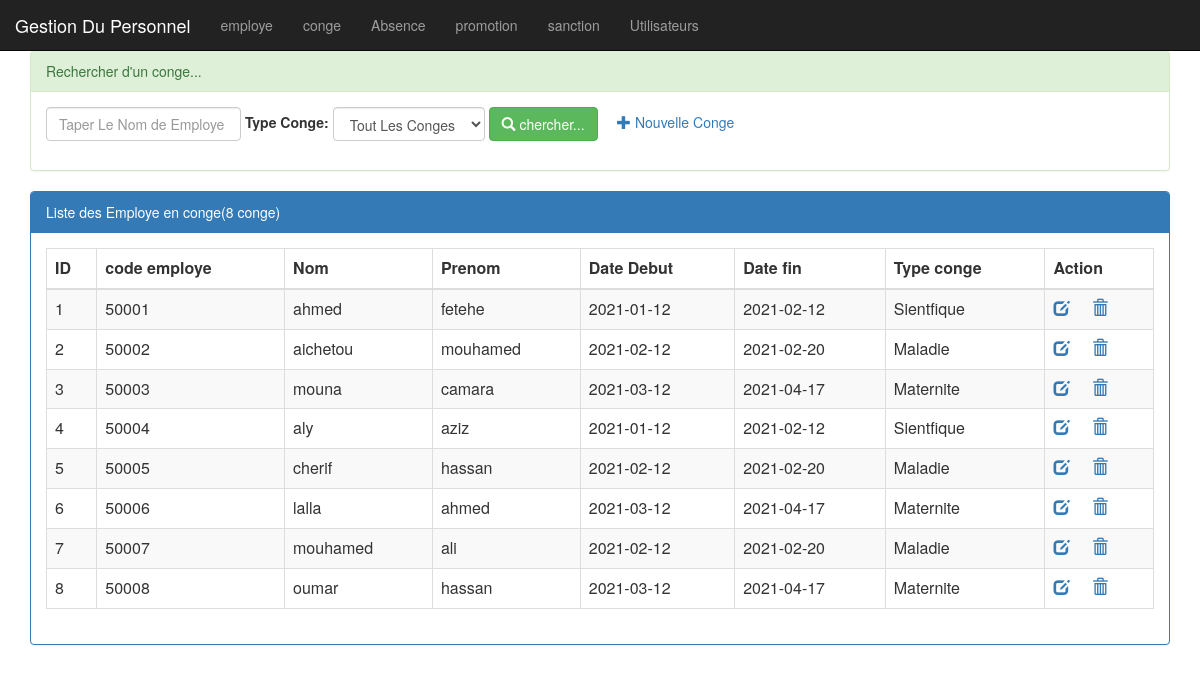
Page /pages/conge.php on the committed database.
### tables this page shows
CREATE TABLE IF NOT EXISTS `conge`(
  `id_conge` int(11) NOT NULL AUTO_INCREMENT PRIMARY KEY,
  `code_g` varchar(50) NOT NULL ,
  `nom_g` varchar(50) NOT NULL,
  `prenom_g` varchar(50) NOT NULL,
  `date_debut` date NOT NULL,
  `date_fin` date NOT NULL,
  `type_conge` varchar(50) NOT NULL
);

### pages/conge.php (the view, shortened to what this page needs)
<?php
    require_once("connexiondb.php");
    $nomC=isset($_GET['nomC'])?$_GET['nomC']:"";
    $type_conge=isset($_GET['type_conge'])?$_GET['type_conge']:"all";
    if($type_conge=="all"){
          $requete="select * from conge
                   where nom_g like '%$nomC%'";
          $requeteCount="select count(*) countC from conge
                   where nom_g like '%$nomC%'";
    }
    $resultatC=$pdo->query($requete);
    $resultatCount=$pdo->query($requeteCount);
    $tabCount=$resultatCount->fetch();
    $nb_C=$tabCount['countC'];
?>
<HTML>
    <head>
        <link rel="stylesheet" type="text/css" href="../css/bootstrap.min.css">
        <link rel="stylesheet" type="text/css" href="../css/monstyle.css">
    </head>
    <body>
        <?php include("menu.php"); ?>
        <div class="container">
            <div class="panel panel-success margetop">
                <div class="panel-heading">Rechercher d'un conge...</div>
                <div class="panel-body">
                    <form method="get" action="conge.php" class="form-inline">
                        <div class="form-group">
                           <input type="text" name="nomC"
                                  placeholder="Taper Le Nom de Employe"
                                  class="form-control"
                                  value="<?php echo $nomC ?>"/>
                        </div>
                           <label for="type_conge">Type Conge:</label>
                            <select name="type_conge" class="form-control" id="type_conge"
                                   onchange="this.form.submit()">
                                <option value="all"<?php if($type_conge=="all") echo "selected" ?>>Tout Les Conges</option>
                            </select>
                        <button type="submit" class="btn btn-success">
                            <span class="glyphicon glyphicon-search"></span>
                            chercher...
                        </button>
                        <a href="nouvelleconge.php">
                            <span class="glyphicon glyphicon-plus"></span>
                            Nouvelle Conge</a>
                   </form>
               </div>
           </div>
           <div class="panel panel-primary">
                <div class="panel-heading">Liste des Employe en conge(<?php echo $nb_C ?> conge)</div>
                <div class="panel-body">
                    <table class="table table-striped table-bordered">
                       <thead>
                         <tr>
                             <th>ID</th><th>code employe</th><th>Nom</th><th>Prenom</th><th>Date Debut</th><th>Date fin</th><th>Type conge</th><th>Action</th>
                         </tr>
                       </thead>
                       <tbody>
                          <?php while($conge=$resultatC->fetch()){ ?>
                            <tr>
                                 <td><?php echo $conge['id_conge'] ?> </td>
                                 <td><?php echo $conge['code_g'] ?> </td>
                                 <td><?php echo $conge['nom_g'] ?> </td>
                                 <td><?php echo $conge['prenom_g'] ?> </td>
                                 <td><?php echo $conge['date_debut'] ?> </td>
                                 <td><?php echo $conge['date_fin'] ?> </td>
                                 <td><?php echo $conge['type_conge'] ?> </td>
                                    <td>
								    <a href="editerconge.php?id_conge=<?php echo $conge['id_conge'] ?> ">
                                           <span class="glyphicon glyphicon-edit"></span>
                                       </a>
                                       <a onclick="return confirm('Etes vous sur de vouloir supprimer les conge')"
                                           href="supprimerconge.php?id_conge=<?php echo $conge['id_conge'] ?> ">
                                           <span class="glyphicon glyphicon-trash"></span>
                                       </a>
                                    </td>
                            </tr>
                          <?php } ?>
                        </tbody>
                    </table>
                </div>
            </div>
        </div>
    </body>
</HTML>

### css/monstyle.css (style rules this page uses)
.margetop { margin-top: 50px; }

### rows in the picture
conge: id_conge "1", code_g "50001", nom_g "ahmed", prenom_g "fetehe", date_debut "2021-01-12", date_fin "2021-02-12", type_conge "Sientfique"
conge: id_conge "2", code_g "50002", nom_g "aichetou", prenom_g "mouhamed", date_debut "2021-02-12", date_fin "2021-02-20", type_conge "Maladie"
conge: id_conge "3", code_g "50003", nom_g "mouna", prenom_g "camara", date_debut "2021-03-12", date_fin "2021-04-17", type_conge "Maternite"
conge: id_conge "4", code_g "50004", nom_g "aly", prenom_g "aziz", date_debut "2021-01-12", date_fin "2021-02-12", type_conge "Sientfique"
conge: id_conge "5", code_g "50005", nom_g "cherif", prenom_g "hassan", date_debut "2021-02-12", date_fin "2021-02-20", type_conge "Maladie"
conge: id_conge "6", code_g "50006", nom_g "lalla", prenom_g "ahmed", date_debut "2021-03-12", date_fin "2021-04-17", type_conge "Maternite"
conge: id_conge "7", code_g "50007", nom_g "mouhamed", prenom_g "ali", date_debut "2021-02-12", date_fin "2021-02-20", type_conge "Maladie"
conge: id_conge "8", code_g "50008", nom_g "oumar", prenom_g "hassan", date_debut "2021-03-12", date_fin "2021-04-17", type_conge "Maternite"

### other values in the picture
$nb_C "8"
